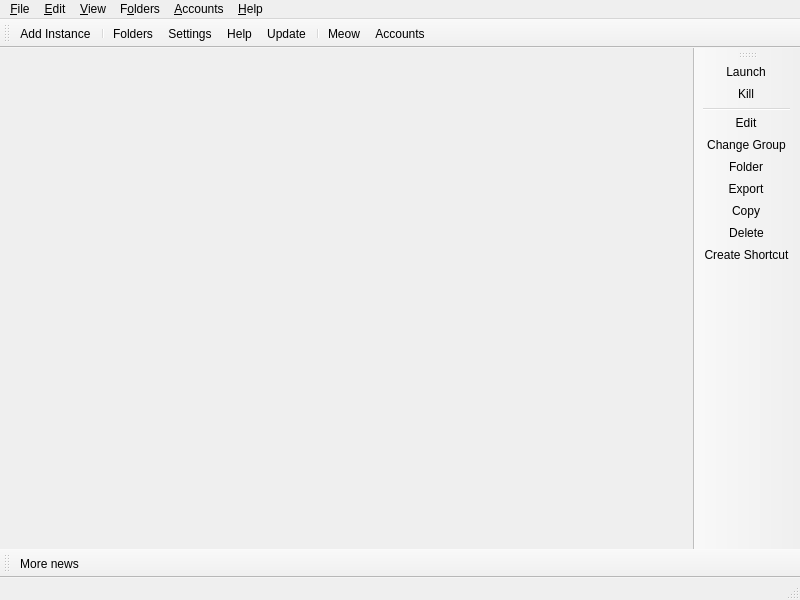
<?xml version="1.0" encoding="UTF-8"?>
<ui version="4.0">
 <class>MainWindow</class>
 <widget class="QMainWindow" name="MainWindow">
  <property name="geometry">
   <rect>
    <x>0</x>
    <y>0</y>
    <width>800</width>
    <height>600</height>
   </rect>
  </property>
  <widget class="QWidget" name="centralWidget">
   <layout class="QHBoxLayout" name="horizontalLayout">
    <property name="spacing">
     <number>0</number>
    </property>
    <property name="leftMargin">
     <number>0</number>
    </property>
    <property name="topMargin">
     <number>0</number>
    </property>
    <property name="rightMargin">
     <number>0</number>
    </property>
    <property name="bottomMargin">
     <number>0</number>
    </property>
   </layout>
  </widget>
  <widget class="QStatusBar" name="statusBar"/>
  <widget class="QToolBar" name="mainToolBar">
   <property name="windowTitle">
    <string>Main Toolbar</string>
   </property>
   <property name="allowedAreas">
    <set>Qt::BottomToolBarArea|Qt::TopToolBarArea</set>
   </property>
   <property name="toolButtonStyle">
    <enum>Qt::ToolButtonTextBesideIcon</enum>
   </property>
   <property name="floatable">
    <bool>false</bool>
   </property>
   <attribute name="toolBarArea">
    <enum>TopToolBarArea</enum>
   </attribute>
   <attribute name="toolBarBreak">
    <bool>false</bool>
   </attribute>
   <addaction name="actionAddInstance"/>
   <addaction name="separator"/>
   <addaction name="actionFoldersButton"/>
   <addaction name="actionSettings"/>
   <addaction name="actionHelpButton"/>
   <addaction name="actionCheckUpdate"/>
   <addaction name="separator"/>
   <addaction name="actionCAT"/>
   <addaction name="actionAccountsButton"/>
  </widget>
  <widget class="QToolBar" name="newsToolBar">
   <property name="windowTitle">
    <string>News Toolbar</string>
   </property>
   <property name="allowedAreas">
    <set>Qt::BottomToolBarArea|Qt::TopToolBarArea</set>
   </property>
   <property name="iconSize">
    <size>
     <width>16</width>
     <height>16</height>
    </size>
   </property>
   <property name="toolButtonStyle">
    <enum>Qt::ToolButtonTextBesideIcon</enum>
   </property>
   <property name="floatable">
    <bool>false</bool>
   </property>
   <attribute name="toolBarArea">
    <enum>BottomToolBarArea</enum>
   </attribute>
   <attribute name="toolBarBreak">
    <bool>false</bool>
   </attribute>
   <addaction name="actionMoreNews"/>
  </widget>
  <widget class="WideBar" name="instanceToolBar">
   <property name="windowTitle">
    <string>Instance Toolbar</string>
   </property>
   <property name="allowedAreas">
    <set>Qt::LeftToolBarArea|Qt::RightToolBarArea</set>
   </property>
   <property name="iconSize">
    <size>
     <width>16</width>
     <height>16</height>
    </size>
   </property>
   <property name="toolButtonStyle">
    <enum>Qt::ToolButtonTextBesideIcon</enum>
   </property>
   <property name="floatable">
    <bool>false</bool>
   </property>
   <property name="useDefaultAction" stdset="0">
    <bool>true</bool>
   </property>
   <attribute name="toolBarArea">
    <enum>RightToolBarArea</enum>
   </attribute>
   <attribute name="toolBarBreak">
    <bool>false</bool>
   </attribute>
   <addaction name="actionLaunchInstance"/>
   <addaction name="actionKillInstance"/>
   <addaction name="separator"/>
   <addaction name="actionEditInstance"/>
   <addaction name="actionChangeInstGroup"/>
   <addaction name="actionViewSelectedInstFolder"/>
   <addaction name="actionExportInstance"/>
   <addaction name="actionCopyInstance"/>
   <addaction name="actionDeleteInstance"/>
   <addaction name="actionCreateInstanceShortcut"/>
  </widget>
  <widget class="QMenuBar" name="menuBar">
   <property name="geometry">
    <rect>
     <x>0</x>
     <y>0</y>
     <width>800</width>
     <height>20</height>
    </rect>
   </property>
   <widget class="QMenu" name="fileMenu">
    <property name="title">
     <string>&amp;File</string>
    </property>
    <property name="toolTipsVisible">
     <bool>true</bool>
    </property>
    <addaction name="actionAddInstance"/>
    <addaction name="separator"/>
    <addaction name="actionLaunchInstance"/>
    <addaction name="actionKillInstance"/>
    <addaction name="separator"/>
    <addaction name="actionEditInstance"/>
    <addaction name="actionChangeInstGroup"/>
    <addaction name="actionViewSelectedInstFolder"/>
    <addaction name="actionExportInstance"/>
    <addaction name="actionCopyInstance"/>
    <addaction name="actionDeleteInstance"/>
    <addaction name="actionCreateInstanceShortcut"/>
    <addaction name="separator"/>
    <addaction name="actionSettings"/>
    <addaction name="actionCloseWindow"/>
   </widget>
   <widget class="QMenu" name="editMenu">
    <property name="title">
     <string>&amp;Edit</string>
    </property>
    <property name="toolTipsVisible">
     <bool>true</bool>
    </property>
    <addaction name="actionUndoTrashInstance"/>
   </widget>
   <widget class="QMenu" name="viewMenu">
    <property name="title">
     <string>&amp;View</string>
    </property>
    <property name="toolTipsVisible">
     <bool>true</bool>
    </property>
    <addaction name="actionChangeTheme"/>
    <addaction name="separator"/>
    <addaction name="actionCAT"/>
    <addaction name="actionLockToolbars"/>
    <addaction name="separator"/>
   </widget>
   <widget class="QMenu" name="foldersMenu">
    <property name="title">
     <string>F&amp;olders</string>
    </property>
    <property name="toolTipsVisible">
     <bool>true</bool>
    </property>
    <addaction name="actionViewLauncherRootFolder"/>
    <addaction name="separator"/>
    <addaction name="actionViewInstanceFolder"/>
    <addaction name="actionViewCentralModsFolder"/>
    <addaction name="separator"/>
    <addaction name="actionViewIconThemeFolder"/>
    <addaction name="actionViewWidgetThemeFolder"/>
    <addaction name="actionViewCatPackFolder"/>
    <addaction name="actionViewIconsFolder"/>
    <addaction name="separator"/>
    <addaction name="actionViewLogsFolder"/>
   </widget>
   <widget class="QMenu" name="accountsMenu">
    <property name="title">
     <string>&amp;Accounts</string>
    </property>
   </widget>
   <widget class="QMenu" name="helpMenu">
    <property name="title">
     <string>&amp;Help</string>
    </property>
    <property name="toolTipsVisible">
     <bool>true</bool>
    </property>
    <addaction name="actionClearMetadata"/>
    <addaction name="actionReportBug"/>
    <addaction name="actionUploadLog"/>
    <addaction name="actionAddToPATH"/>
    <addaction name="separator"/>
    <addaction name="actionMATRIX"/>
    <addaction name="actionDISCORD"/>
    <addaction name="actionREDDIT"/>
    <addaction name="separator"/>
    <addaction name="actionMoreNews"/>
    <addaction name="actionCheckUpdate"/>
    <addaction name="actionOpenWiki"/>
    <addaction name="actionAbout"/>
   </widget>
   <addaction name="fileMenu"/>
   <addaction name="editMenu"/>
   <addaction name="viewMenu"/>
   <addaction name="foldersMenu"/>
   <addaction name="accountsMenu"/>
   <addaction name="helpMenu"/>
  </widget>
  <action name="actionMoreNews">
   <property name="icon">
    <iconset theme="news">
     <normaloff>.</normaloff>.</iconset>
   </property>
   <property name="text">
    <string>More news...</string>
   </property>
   <property name="toolTip">
    <string>Open the development blog to read more news about %1.</string>
   </property>
  </action>
  <action name="actionCAT">
   <property name="checkable">
    <bool>true</bool>
   </property>
   <property name="icon">
    <iconset theme="cat">
     <normaloff>.</normaloff>.</iconset>
   </property>
   <property name="text">
    <string>&amp;Meow</string>
   </property>
   <property name="toolTip">
    <string>It's a fluffy kitty :3</string>
   </property>
  </action>
  <action name="actionLockToolbars">
   <property name="checkable">
    <bool>true</bool>
   </property>
   <property name="text">
    <string>Lock Toolbars</string>
   </property>
  </action>
  <action name="actionUndoTrashInstance">
   <property name="enabled">
    <bool>false</bool>
   </property>
   <property name="text">
    <string>&amp;Undo Last Instance Deletion</string>
   </property>
  </action>
  <action name="actionAddInstance">
   <property name="icon">
    <iconset theme="new">
     <normaloff>.</normaloff>.</iconset>
   </property>
   <property name="text">
    <string>Add Instanc&amp;e...</string>
   </property>
   <property name="toolTip">
    <string>Add a new instance.</string>
   </property>
  </action>
  <action name="actionCheckUpdate">
   <property name="icon">
    <iconset theme="checkupdate">
     <normaloff>.</normaloff>.</iconset>
   </property>
   <property name="text">
    <string>&amp;Update...</string>
   </property>
   <property name="toolTip">
    <string>Check for new updates for %1.</string>
   </property>
   <property name="menuRole">
    <enum>QAction::ApplicationSpecificRole</enum>
   </property>
  </action>
  <action name="actionSettings">
   <property name="icon">
    <iconset theme="settings">
     <normaloff>.</normaloff>.</iconset>
   </property>
   <property name="text">
    <string>Setti&amp;ngs...</string>
   </property>
   <property name="toolTip">
    <string>Change settings.</string>
   </property>
   <property name="menuRole">
    <enum>QAction::PreferencesRole</enum>
   </property>
  </action>
  <action name="actionManageAccounts">
   <property name="icon">
    <iconset theme="accounts">
     <normaloff>.</normaloff>.</iconset>
   </property>
   <property name="text">
    <string>&amp;Manage Accounts...</string>
   </property>
  </action>
  <action name="actionLaunchInstance">
   <property name="icon">
    <iconset theme="launch">
     <normaloff>.</normaloff>.</iconset>
   </property>
   <property name="text">
    <string>&amp;Launch</string>
   </property>
   <property name="toolTip">
    <string>Launch the selected instance.</string>
   </property>
  </action>
  <action name="actionKillInstance">
   <property name="icon">
    <iconset theme="status-bad">
     <normaloff>.</normaloff>.</iconset>
   </property>
   <property name="text">
    <string>&amp;Kill</string>
   </property>
   <property name="toolTip">
    <string>Kill the running instance.</string>
   </property>
   <property name="shortcut">
    <string>Ctrl+K</string>
   </property>
  </action>
  <action name="actionRenameInstance">
   <property name="icon">
    <iconset theme="rename">
     <normaloff>.</normaloff>.</iconset>
   </property>
   <property name="text">
    <string>Rename</string>
   </property>
   <property name="toolTip">
    <string>Rename the selected instance.</string>
   </property>
  </action>
  <action name="actionChangeInstGroup">
   <property name="icon">
    <iconset theme="tag">
     <normaloff>.</normaloff>.</iconset>
   </property>
   <property name="text">
    <string>&amp;Change Group...</string>
   </property>
   <property name="toolTip">
    <string>Change the selected instance's group.</string>
   </property>
   <property name="shortcut">
    <string>Ctrl+G</string>
   </property>
  </action>
  <action name="actionChangeInstIcon">
   <property name="text">
    <string>Change Icon</string>
   </property>
   <property name="toolTip">
    <string>Change the selected instance's icon.</string>
   </property>
  </action>
  <action name="actionEditInstance">
   <property name="icon">
    <iconset theme="settings">
     <normaloff>.</normaloff>.</iconset>
   </property>
   <property name="text">
    <string>&amp;Edit...</string>
   </property>
   <property name="toolTip">
    <string>Change the instance settings, mods and versions.</string>
   </property>
   <property name="shortcut">
    <string>Ctrl+I</string>
   </property>
  </action>
  <action name="actionViewSelectedInstFolder">
   <property name="icon">
    <iconset theme="viewfolder">
     <normaloff>.</normaloff>.</iconset>
   </property>
   <property name="text">
    <string>&amp;Folder</string>
   </property>
   <property name="toolTip">
    <string>Open the selected instance's root folder in a file browser.</string>
   </property>
  </action>
  <action name="actionDeleteInstance">
   <property name="icon">
    <iconset theme="delete">
     <normaloff>.</normaloff>.</iconset>
   </property>
   <property name="text">
    <string>Dele&amp;te</string>
   </property>
   <property name="toolTip">
    <string>Delete the selected instance.</string>
   </property>
   <property name="autoRepeat">
    <bool>false</bool>
   </property>
  </action>
  <action name="actionCopyInstance">
   <property name="icon">
    <iconset theme="copy">
     <normaloff>.</normaloff>.</iconset>
   </property>
   <property name="text">
    <string>Cop&amp;y...</string>
   </property>
   <property name="toolTip">
    <string>Copy the selected instance.</string>
   </property>
   <property name="shortcut">
    <string>Ctrl+D</string>
   </property>
  </action>
  <action name="actionExportInstance">
   <property name="icon">
    <iconset theme="export">
     <normaloff>.</normaloff>.</iconset>
   </property>
   <property name="text">
    <string>E&amp;xport...</string>
   </property>
   <property name="toolTip">
    <string>Export the selected instance to supported formats.</string>
   </property>
  </action>
  <action name="actionExportInstanceZip">
   <property name="icon">
    <iconset theme="launcher">
     <normaloff>.</normaloff>.</iconset>
   </property>
   <property name="text">
    <string>Prism Launcher (zip)</string>
   </property>
  </action>
  <action name="actionExportInstanceMrPack">
   <property name="icon">
    <iconset theme="modrinth">
     <normaloff>.</normaloff>.</iconset>
   </property>
   <property name="text">
    <string>Modrinth (mrpack)</string>
   </property>
  </action>
  <action name="actionExportInstanceFlamePack">
   <property name="icon">
    <iconset theme="flame">
     <normaloff>.</normaloff>.</iconset>
   </property>
   <property name="text">
    <string>CurseForge (zip)</string>
   </property>
  </action>
  <action name="actionExportInstanceToModList">
   <property name="icon">
    <iconset theme="new">
     <normaloff>.</normaloff>.</iconset>
   </property>
   <property name="text">
    <string>Mod List</string>
   </property>
  </action>
  <action name="actionCreateInstanceShortcut">
   <property name="icon">
    <iconset theme="shortcut">
     <normaloff>.</normaloff>.</iconset>
   </property>
   <property name="text">
    <string>Create Shortcut</string>
   </property>
   <property name="toolTip">
    <string>Creates a shortcut on your desktop to launch the selected instance.</string>
   </property>
  </action>
  <action name="actionNoAccountsAdded">
   <property name="icon">
    <iconset theme="noaccount">
     <normaloff>.</normaloff>.</iconset>
   </property>
   <property name="text">
    <string>No accounts added!</string>
   </property>
  </action>
  <action name="actionNoDefaultAccount">
   <property name="checkable">
    <bool>true</bool>
   </property>
   <property name="icon">
    <iconset theme="noaccount">
     <normaloff>.</normaloff>.</iconset>
   </property>
   <property name="text">
    <string>No Default Account</string>
   </property>
   <property name="shortcut">
    <string>Ctrl+0</string>
   </property>
  </action>
  <action name="actionCloseWindow">
   <property name="icon">
    <iconset theme="status-bad">
     <normaloff>.</normaloff>.</iconset>
   </property>
   <property name="text">
    <string>Close &amp;Window</string>
   </property>
   <property name="toolTip">
    <string>Close the current window</string>
   </property>
   <property name="menuRole">
    <enum>QAction::QuitRole</enum>
   </property>
  </action>
  <action name="actionViewInstanceFolder">
   <property name="icon">
    <iconset theme="viewfolder">
     <normaloff>.</normaloff>.</iconset>
   </property>
   <property name="text">
    <string>&amp;Instances</string>
   </property>
   <property name="toolTip">
    <string>Open the instances folder in a file browser.</string>
   </property>
  </action>
  <action name="actionViewLauncherRootFolder">
   <property name="icon">
    <iconset theme="viewfolder">
     <normaloff>.</normaloff>.</iconset>
   </property>
   <property name="text">
    <string>Launcher &amp;Root</string>
   </property>
   <property name="toolTip">
    <string>Open the launcher's root folder in a file browser.</string>
   </property>
  </action>
  <action name="actionViewCentralModsFolder">
   <property name="icon">
    <iconset theme="centralmods">
     <normaloff>.</normaloff>.</iconset>
   </property>
   <property name="text">
    <string>&amp;Central Mods</string>
   </property>
   <property name="toolTip">
    <string>Open the central mods folder in a file browser.</string>
   </property>
  </action>
  <action name="actionViewIconsFolder">
   <property name="icon">
    <iconset theme="viewfolder">
     <normaloff>.</normaloff>.</iconset>
   </property>
   <property name="text">
    <string>Instance Icons</string>
   </property>
   <property name="toolTip">
    <string>Open the instance icons folder in a file browser.</string>
   </property>
  </action>
  <action name="actionViewLogsFolder">
   <property name="icon">
    <iconset theme="viewfolder">
     <normaloff>.</normaloff>.</iconset>
   </property>
   <property name="text">
    <string>Logs</string>
   </property>
   <property name="toolTip">
    <string>Open the logs folder in a file browser.</string>
   </property>
  </action>
  <action name="actionChangeTheme">
   <property name="text">
    <string>Themes</string>
   </property>
  </action>
  <action name="actionReportBug">
   <property name="icon">
    <iconset theme="bug">
     <normaloff>.</normaloff>.</iconset>
   </property>
   <property name="text">
    <string>Report a Bug or Suggest a Feature</string>
   </property>
   <property name="toolTip">
    <string>Open the bug tracker to report a bug with %1.</string>
   </property>
  </action>
  <action name="actionDISCORD">
   <property name="icon">
    <iconset theme="discord">
     <normaloff>.</normaloff>.</iconset>
   </property>
   <property name="text">
    <string>&amp;Discord Guild</string>
   </property>
   <property name="toolTip">
    <string>Open %1 Discord guild.</string>
   </property>
  </action>
  <action name="actionMATRIX">
   <property name="icon">
    <iconset theme="matrix">
     <normaloff>.</normaloff>.</iconset>
   </property>
   <property name="text">
    <string>&amp;Matrix Space</string>
   </property>
   <property name="toolTip">
    <string>Open %1 Matrix space.</string>
   </property>
  </action>
  <action name="actionREDDIT">
   <property name="icon">
    <iconset theme="reddit-alien">
     <normaloff>.</normaloff>.</iconset>
   </property>
   <property name="text">
    <string>Sub&amp;reddit</string>
   </property>
   <property name="toolTip">
    <string>Open %1 subreddit.</string>
   </property>
  </action>
  <action name="actionAbout">
   <property name="icon">
    <iconset theme="about">
     <normaloff>.</normaloff>.</iconset>
   </property>
   <property name="text">
    <string>&amp;About %1</string>
   </property>
   <property name="toolTip">
    <string>View information about %1.</string>
   </property>
   <property name="menuRole">
    <enum>QAction::AboutRole</enum>
   </property>
  </action>
  <action name="actionClearMetadata">
   <property name="icon">
    <iconset theme="refresh">
     <normaloff>.</normaloff>.</iconset>
   </property>
   <property name="text">
    <string>&amp;Clear Metadata Cache</string>
   </property>
   <property name="toolTip">
    <string>Clear cached metadata</string>
   </property>
  </action>
  <action name="actionUploadLog">
   <property name="icon">
    <iconset theme="log">
     <normaloff>.</normaloff>.</iconset>
   </property>
   <property name="text">
    <string>Upload logs</string>
   </property>
   <property name="toolTip">
    <string>Upload launcher logs to the selected log provider</string>
   </property>
  </action>
  <action name="actionAddToPATH">
   <property name="icon">
    <iconset theme="custom-commands">
     <normaloff>.</normaloff>.</iconset>
   </property>
   <property name="text">
    <string>Install to &amp;PATH</string>
   </property>
   <property name="toolTip">
    <string>Install a %1 symlink to /usr/local/bin</string>
   </property>
  </action>
  <action name="actionFoldersButton">
   <property name="icon">
    <iconset theme="viewfolder">
     <normaloff>.</normaloff>.</iconset>
   </property>
   <property name="text">
    <string>Folders</string>
   </property>
   <property name="toolTip">
    <string>Open one of the folders shared between instances.</string>
   </property>
  </action>
  <action name="actionHelpButton">
   <property name="icon">
    <iconset theme="help">
     <normaloff>.</normaloff>.</iconset>
   </property>
   <property name="text">
    <string>Help</string>
   </property>
   <property name="toolTip">
    <string>Get help with %1 or Minecraft.</string>
   </property>
  </action>
  <action name="actionAccountsButton">
   <property name="icon">
    <iconset theme="noaccount">
     <normaloff>.</normaloff>.</iconset>
   </property>
   <property name="text">
    <string>Accounts</string>
   </property>
  </action>
  <action name="actionOpenWiki">
   <property name="icon">
    <iconset theme="help">
     <normaloff>.</normaloff>.</iconset>
   </property>
   <property name="text">
    <string>%1 &amp;Help</string>
   </property>
   <property name="toolTip">
    <string>Open the %1 wiki</string>
   </property>
  </action>
  <action name="actionViewWidgetThemeFolder">
   <property name="icon">
    <iconset theme="viewfolder">
     <normaloff>.</normaloff>.</iconset>
   </property>
   <property name="text">
    <string>&amp;Widget Themes</string>
   </property>
   <property name="toolTip">
    <string>Open the widget themes folder in a file browser.</string>
   </property>
  </action>
  <action name="actionViewIconThemeFolder">
   <property name="icon">
    <iconset theme="viewfolder">
     <normaloff>.</normaloff>.</iconset>
   </property>
   <property name="text">
    <string>I&amp;con Theme</string>
   </property>
   <property name="toolTip">
    <string>Open the icon theme folder in a file browser.</string>
   </property>
  </action>
  <action name="actionViewCatPackFolder">
   <property name="icon">
    <iconset theme="viewfolder">
     <normaloff>.</normaloff>.</iconset>
   </property>
   <property name="text">
    <string>Cat Packs</string>
   </property>
   <property name="toolTip">
    <string>Open the cat packs folder in a file browser.</string>
   </property>
  </action>
 </widget>
 <customwidgets>
  <customwidget>
   <class>WideBar</class>
   <extends>QToolBar</extends>
   <header>ui/widgets/WideBar.h</header>
  </customwidget>
 </customwidgets>
 <resources/>
 <connections/>
</ui>
